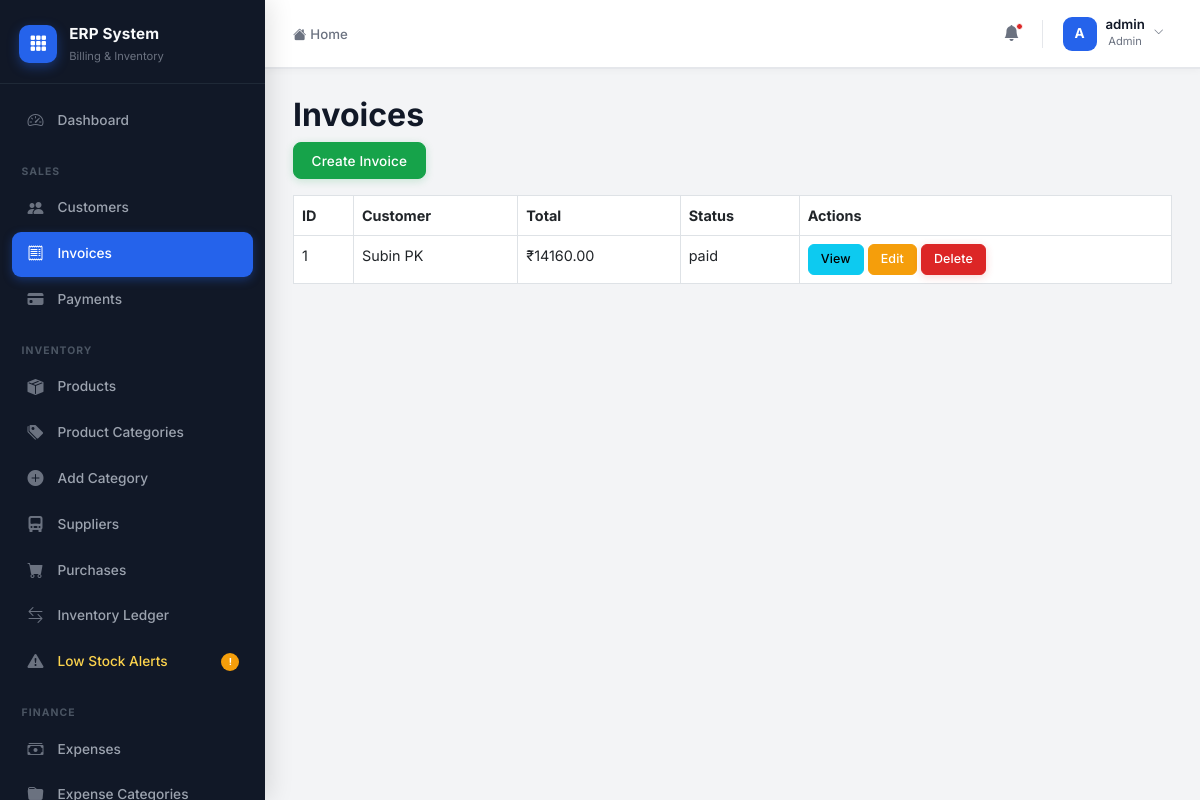
The page /invoices/ (signed in) on the database its author committed.
### accounts/models.py (models this page shows)
class CustomUser(AbstractUser):
    ROLE_CHOICES = (
        ('admin', 'Admin'),
        ('staff', 'Staff'),
        ('accountant', 'Accountant'),
    )
    role = models.CharField(max_length=20, choices=ROLE_CHOICES, default='staff')
    phone = models.CharField(max_length=15, blank=True, null=True)

### invoices/models.py (models this page shows, shortened)
class Invoice(models.Model):
    STATUS_CHOICES = (
        ('paid', 'Paid'),
        ('unpaid', 'Unpaid'),
        ('partial', 'Partial Payment'),
    )
    customer = models.ForeignKey(
        Customer,
        on_delete=models.CASCADE
    )
    created_by = models.ForeignKey(
        CustomUser,
        on_delete=models.SET_NULL,
        null=True,
        blank=True
    )
    date = models.DateTimeField(
        auto_now_add=True
    )
    total_amount = models.DecimalField(
        max_digits=12,
        decimal_places=2,
        default=0
    )
    gst_amount = models.DecimalField(
        max_digits=12,
        decimal_places=2,
        default=0
    )
    grand_total = models.DecimalField(
        max_digits=12,
        decimal_places=2,
        default=0
    )
    status = models.CharField(
        max_length=20,
        choices=STATUS_CHOICES,
        default='unpaid'
    )
    class Meta:
        ordering = ['-id']

### customers/models.py (models this page shows, shortened)
class Customer(models.Model):
    name = models.CharField(max_length=255)
    email = models.EmailField(blank=True, null=True)
    phone = models.CharField(max_length=15)
    gst_number = models.CharField(max_length=15, blank=True, null=True)
    address = models.TextField()
    city = models.CharField(max_length=100)
    state = models.CharField(max_length=100)
    pincode = models.CharField(max_length=10)
    created_at = models.DateTimeField(auto_now_add=True)

### invoices/views.py (the view)
# urls.py: path('', invoice_list, name='invoice_list'),
@login_required
def invoice_list(request):
    invoices = Invoice.objects.all().order_by('-id')
    return render(request, 'invoices/invoice_list.html', {
        'invoices': invoices
    })

### templates/invoices/invoice_list.html
{% extends 'layouts/admin_base.html' %}
{% block admin_content %}
<h2>Invoices</h2>
<a href="{% url 'create_invoice' %}"
   class="btn btn-success mb-3">
    Create Invoice
</a>
<table class="table table-bordered">
    <tr>
        <th>ID</th>
        <th>Customer</th>
        <th>Total</th>
        <th>Status</th>
        <th>Actions</th>
    </tr>
    {% for invoice in invoices %}
    <tr>
        <td>{{ invoice.id }}</td>
        <td>{{ invoice.customer.name }}</td>
        <td>₹{{ invoice.grand_total }}</td>
        <td>{{ invoice.status }}</td>
        <td>
            <a href="{% url 'invoice_detail' invoice.id %}"
               class="btn btn-info btn-sm">
                View
            </a>
            <a href="{% url 'edit_invoice' invoice.id %}"
               class="btn btn-warning btn-sm">
                Edit
            </a>
            <a href="{% url 'delete_invoice' invoice.id %}"
               class="btn btn-danger btn-sm">
                Delete
            </a>
        </td>
    </tr>
    {% endfor %}
</table>
{% endblock %}

### templates/layouts/admin_base.html (shortened to what this page needs)
{% extends 'base.html' %}
{% block content %}
<div class="erp-shell">
    <aside class="erp-sidebar" id="erpSidebar">
        <div class="sidebar-logo">
            <div class="logo-icon">
                <i class="bi bi-grid-3x3-gap-fill"></i>
            </div>
            <div class="logo-text">
                <span class="logo-name">ERP System</span>
                <span class="logo-sub">Billing & Inventory</span>
            </div>
        </div>
        <nav class="sidebar-nav" id="sidebarNav">
            <a href="{% url 'admin_dashboard' %}"
               class="nav-item {% if request.resolver_match.url_name == 'admin_dashboard' %}active{% endif %}">
                <span class="nav-icon"><i class="bi bi-speedometer2"></i></span>
                <span class="nav-label">Dashboard</span>
            </a>
            <div class="nav-section-label">Sales</div>
            <a href="{% url 'customer_list' %}"
               class="nav-item {% if 'customer' in request.resolver_match.url_name %}active{% endif %}">
                <span class="nav-icon"><i class="bi bi-people-fill"></i></span>
                <span class="nav-label">Customers</span>
            </a>
            <a href="{% url 'invoice_list' %}"
               class="nav-item {% if 'invoice' in request.resolver_match.url_name %}active{% endif %}">
                <span class="nav-icon"><i class="bi bi-receipt"></i></span>
                <span class="nav-label">Invoices</span>
            </a>
            {% if request.user.role == 'admin' or request.user.role == 'accountant' %}
            <a href="{% url 'payment_list' %}"
               class="nav-item {% if 'payment' in request.resolver_match.url_name %}active{% endif %}">
                <span class="nav-icon"><i class="bi bi-credit-card-fill"></i></span>
                <span class="nav-label">Payments</span>
            </a>
            {% endif %}
            <div class="nav-section-label">Inventory</div>
            <a href="{% url 'product_list' %}"
               class="nav-item {% if request.resolver_match.url_name == 'product_list' %}active{% endif %}">
                <span class="nav-icon"><i class="bi bi-box-seam-fill"></i></span>
                <span class="nav-label">Products</span>
            </a>
            {% if request.user.role == 'admin' %}
            <a href="{% url 'category_list' %}"
               class="nav-item {% if 'category' in request.resolver_match.url_name %}active{% endif %}">
                <span class="nav-icon"><i class="bi bi-tags-fill"></i></span>
                <span class="nav-label">Product Categories</span>
            </a>
            <a href="{% url 'add_category' %}"
               class="nav-item {% if request.resolver_match.url_name == 'add_category' %}active{% endif %}">
                <span class="nav-icon"><i class="bi bi-plus-circle-fill"></i></span>
                <span class="nav-label">Add Category</span>
            </a>
            <a href="{% url 'supplier_list' %}"
               class="nav-item {% if 'supplier' in request.resolver_match.url_name %}active{% endif %}">
                <span class="nav-icon"><i class="bi bi-truck-front-fill"></i></span>
                <span class="nav-label">Suppliers</span>
            </a>
            <a href="{% url 'purchase_list' %}"
               class="nav-item {% if 'purchase' in request.resolver_match.url_name %}active{% endif %}">
                <span class="nav-icon"><i class="bi bi-cart-fill"></i></span>
                <span class="nav-label">Purchases</span>
            </a>
            {% endif %}
            <a href="{% url 'stock_movement_list' %}"
               class="nav-item {% if 'stock' in request.resolver_match.url_name %}active{% endif %}">
                <span class="nav-icon"><i class="bi bi-arrow-left-right"></i></span>
                <span class="nav-label">Inventory Ledger</span>
            </a>
            <a href="{% url 'product_list' %}" class="nav-item nav-warning">
                <span class="nav-icon"><i class="bi bi-exclamation-triangle-fill"></i></span>
                <span class="nav-label">Low Stock Alerts</span>
                <span class="nav-badge">!</span>
            </a>
            {% if request.user.role == 'admin' or request.user.role == 'accountant' %}
            <div class="nav-section-label">Finance</div>
            <a href="{% url 'expense_list' %}"
               class="nav-item {% if 'expense' in request.resolver_match.url_name %}active{% endif %}">
                <span class="nav-icon"><i class="bi bi-cash-stack"></i></span>
                <span class="nav-label">Expenses</span>
            </a>
            <a href="{% url 'expense_category_list' %}"
               class="nav-item {% if 'expense_category' in request.resolver_match.url_name %}active{% endif %}">
                <span class="nav-icon"><i class="bi bi-folder-fill"></i></span>
                <span class="nav-label">Expense Categories</span>
            </a>
            {% endif %}
        </nav>
    </aside>
    <div class="erp-main">
        <header class="erp-topbar">
            <div class="topbar-left">
                <nav aria-label="breadcrumb">
                    <ol class="breadcrumb mb-0">
                        <li class="breadcrumb-item">
                            <a href="{% url 'admin_dashboard' %}">
                                <i class="bi bi-house-fill me-1"></i>Home
                            </a>
                        </li>
                    </ol>
                </nav>
            </div>
            <div class="topbar-right">
                <button class="topbar-icon-btn" title="Notifications">
                    <i class="bi bi-bell-fill"></i>
                    <span class="notif-dot"></span>
                </button>
                <div class="dropdown">
                    <button class="topbar-user-btn dropdown-toggle" data-bs-toggle="dropdown" aria-expanded="false">
                        <div class="topbar-avatar">
                            {{ request.user.username|slice:":1"|upper }}
                        </div>
                        <div class="topbar-user-info d-none d-sm-block">
                            <div class="topbar-username">{{ request.user.username }}</div>
                            <div class="topbar-userrole">{{ request.user.role|title }}</div>
                        </div>
                        <i class="bi bi-chevron-down topbar-chevron d-none d-sm-block"></i>
                    </button>
                </div>
            </div>
        </header>
        <main class="erp-page-content page-content">
            {% block admin_content %}{% endblock %}
        </main>
    </div>
</div>
{% endblock %}

### templates/base.html (style rules this page uses)
:root { --primary: #2563EB; --primary-hover: #1D4ED8; --primary-light: #EFF6FF; --sidebar-bg: #111827; --sidebar-hover: #1F2937; --sidebar-active: #1F2937; --success: #16A34A; --danger: #DC2626; --warning: #F59E0B; --bg: #F3F4F6; --card-bg: #FFFFFF; --text-primary: #111827; --text-secondary: #6B7280; --border: #E5E7EB; --shadow-card: 0 4px 20px rgba(0,0,0,0.05); --shadow-sidebar: 4px 0 24px rgba(0,0,0,0.12); --radius-sm: 8px; --radius-md: 12px; --radius-lg: 16px; --topbar-h: 68px; --sidebar-w: 265px; --transition: all 0.22s cubic-bezier(0.4,0,0.2,1); }
*, *::before, *::after { box-sizing: border-box; }
body { font-family: 'Inter', sans-serif; background: var(--bg); color: var(--text-primary); font-size: 0.9rem; line-height: 1.6; -webkit-font-smoothing: antialiased; }
h1,h2,h3,h4,h5,h6 { font-weight: 700; color: var(--text-primary); }
a { text-decoration: none; }
.page-content { animation: fadeInUp 0.35s ease forwards; }
.btn { font-family: 'Inter', sans-serif; font-weight: 500; font-size: 0.85rem; border-radius: var(--radius-sm); padding: 0.45rem 1.1rem; transition: var(--transition); display: inline-flex; align-items: center; gap: 0.4rem; letter-spacing: 0.01em; }
.btn-danger { background: var(--danger); border-color: var(--danger); box-shadow: 0 2px 8px rgba(220,38,38,0.2); }
.btn-success { background: var(--success); border-color: var(--success); box-shadow: 0 2px 8px rgba(22,163,74,0.2); }
.btn-warning { background: var(--warning); border-color: var(--warning); color: #fff; }
.btn-sm { font-size: 0.78rem; padding: 0.3rem 0.75rem; border-radius: 6px; }
.erp-topbar { height: var(--topbar-h); background: var(--card-bg); border-bottom: 1px solid var(--border); display: flex; align-items: center; justify-content: space-between; padding: 0 1.75rem; position: sticky; top: 0; z-index: 100; box-shadow: 0 1px 0 var(--border), 0 2px 8px rgba(0,0,0,0.04); }

### rows shown on the page
CustomUser: user.username "A", user.username "admin", user.role "Admin"
Invoice: id "1", customer.name "Subin PK", grand_total "14160.00", status "paid"
